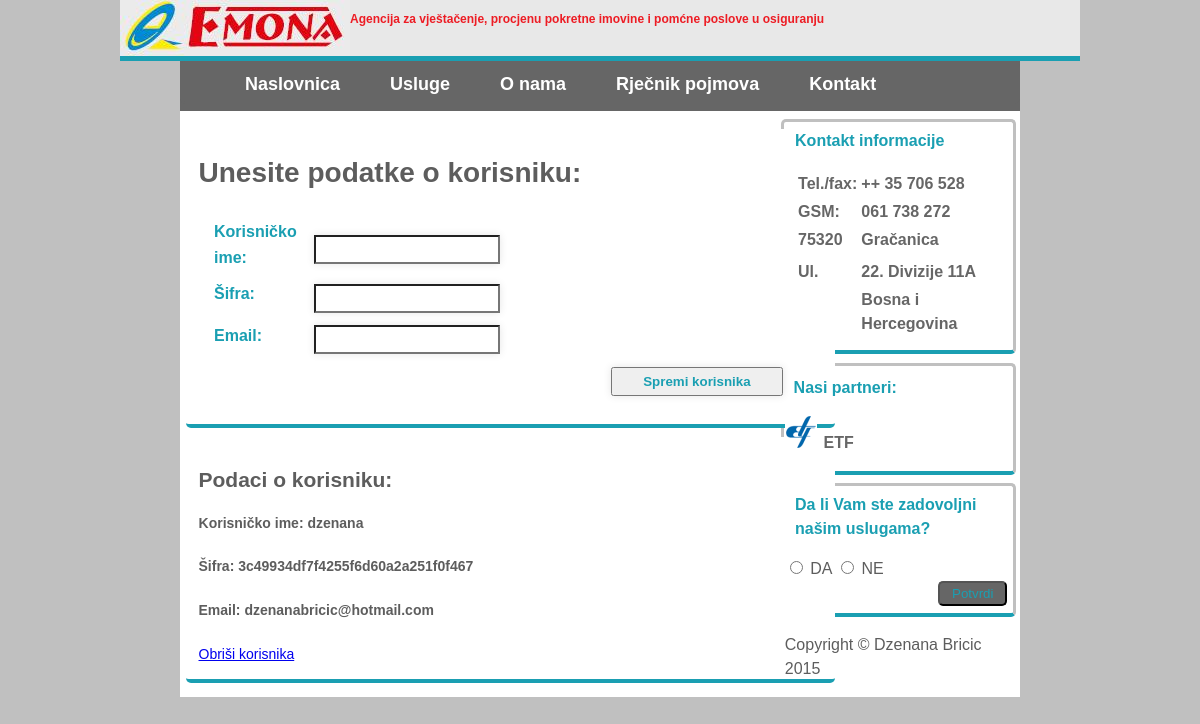
The app's page /kontakti.php with its own data.
### tables this page shows
CREATE TABLE IF NOT EXISTS `korisnik` (
  `id` int(11) NOT NULL AUTO_INCREMENT,
  `korisnickoIme` varchar(20) NOT NULL,
  `sifra` varchar(50) NOT NULL,
  `email` varchar(30) NOT NULL,
  PRIMARY KEY (`id`)
);

### kontakti.php (the view, shortened to what this page needs)
<!doctype html>
<html>
	<head>
	    <link rel="stylesheet" type="text/css" href="emona1.css">
	</head>
	<body class = "body">
		<div class = "logo">
					<a href="index.php"><img src="emona.jpg" alt = "Logo"></a>
					<p>Agencija za vještačenje, procjenu pokretne imovine i pomćne poslove u osiguranju</p>
		</div>
			<header class = "mainHeader">
				<nav>
					<ul>
						<li><a class = "active" href = "index.php">Naslovnica</a></li>
						<li><a href = "#" onclick = "return kliknuto (2,this)">Usluge</a>
						</li>
						<li><a href = "#" onclick ="ucitaj('onama')">O nama</a></li>
						<li><a href = "#" onclick ="ucitaj('rjecnik')">Rječnik pojmova</a></li>
						<li><a href = "#" onclick ="ucitaj('kontakt')">Kontakt</a></li>
					</ul>
				</nav>
			</header>
            <div id="sredina">
			<div class = "background">
			<div class = "maincontent">
			<div class = "content">
					<?php
                        $veza = new PDO("mysql:dbname=emona;host=localhost;charset=utf8", "dzenana", "dzenana06");
                         $veza->exec("set names utf8");
                         $komentar = $veza->query("select * from korisnik");
                         print "<div class='komentari'>";
                         print "<h1>Unesite podatke o korisniku:</h1>";
                         print "<form method = 'post' action = 'kontakti.php' class = 'formKomentari'>";
                         print "<table>";
                         print "<tr>";
                         print "<td><label>Korisničko ime:</label></td>";
                         print "<td><input type = 'text' id ='korisnickoIme'name ='korisnickoIme' ></input></td>";
                         print "</tr>";
                         print "<tr>";
                         print "<td><label>Šifra:</label></td>";
                         print "<td><input type = 'text' id ='sifra'name ='sifra' ></input></td>";
                         print "</tr>";
                         print "<tr>";
                         print "<td><label>Email: </label></td>";
                         print "<td><input type = 'email' id = 'email' name = 'email'></input></td>";
                         print "</tr>";
                         print "<tr>";
                         print "<td></td>";
                         print "<td><input type = 'submit' id = 'posalji' name = 'posalji' value = 'Spremi korisnika'></input></td>";
                         print "</tr>";
                         print "</table>";
                         print "</form>";
                         print "</div>";
                         foreach ($komentar as $vrijednost) {
                              print "<div class='komentari'>";
                               print "<h2>Podaci o korisniku: </h2>";
                              print "<h4 class='naslov'>Korisničko ime: ".$vrijednost['korisnickoIme']."</h4>";
                              print "<h4 class='naslov'>Šifra: ".$vrijednost['sifra']."</h4>";
                              print "<h4 class='naslov'>Email: ".$vrijednost['email']."</h4>";
		                      print "<a href= kontakti.php?obrisi=".$vrijednost['id'].">Obriši korisnika</a>";
                              print "</div>";
                              }
                    ?>
			</div>
			</div>
			<aside class = "bottom-sidebar">
				<article>
					<p>Kontakt informacije</p>
					<table>
						<tr>
							<td>Tel./fax:</td>
							<td>++ 35 706 528</td>
						</tr>
						<tr>
							<td>GSM:</td>
							<td>061 738 272</td>
						</tr>
						<tr>
							<td>75320</td>
							<td>Gračanica</td>
						</tr>
						<tr>
							<td></td>
						</tr>
						<tr>
							<td>Ul.</td>
							<td>22. Divizije 11A</td>
						</tr>
						<tr>
							<td></td>
							<td>Bosna i Hercegovina</td>
						</tr>
						<tr>
							<td></td>
							<td></td>
						</tr>
					</table>
				</article>
			</aside>
			<aside class = "top-sidebar">
				<article>
					<p>Nasi partneri:</p>
					<ul>
							<li><a href="http://c2.etf.unsa.ba/course/view.php?id=119">ETF</a></li>
					</ul>
				</article>
			</aside>
			<aside class = "middle-sidebar">
				<article>
					<p>Da li Vam ste zadovoljni našim uslugama?</p>
							<input type = "radio" name = "anketa" value = "Da"> DA
							<input type = "radio" name = "anketa" value = "Ne"> NE
					<button type = "submit">Potvrdi</button>
				</article>
			</aside>
			<footer id = "mainfooter">
			<p>Copyright &copy; Dzenana Bricic 2015  </p>
		</footer>
		</div>
            </div>
	</body>
</html>

### emona1.css (style rules this page uses)
.logo { background-color: #E8E8E8; border-bottom-color: #1A9FB2; border-bottom-width: 5px; border-bottom-style: solid; border-left-color: #666; border-right-color: #666; border-radius: 0%; height: 56px; width: 80%; margin-left: 10%; margin-right: 10%; }
.logo img { float: left; padding: 0; margin-bottom: 0; }
.logo p { padding-top:1%; margin: 0%; color: #ED1C24; font-weight: bold; font-size: 1.0vw; }
.background { background-color: white; width: 70%; margin: 0% 15% 0% 15%; padding:0; position: absolute; }
.mainHeader { background-color: #666; height: 50px; width:70%; margin: 0% 15% 0% 15%; }
.mainHeader nav { height: 40px; background-color: #666; border-bottom-color: #666; border-bottom-style: double; border-radius: 5px; -moz-border-radius: 5px; -webkit-border-radius: 5px; padding: 0; }
.mainHeader nav ul { list-style: none; margin: 0; position: relative; display: inline; background-color: #666; font-weight: bold; font-size: 18px; padding-top: 0; }
.mainHeader nav ul li { float: left; display: inline-block; font-weight: bold; cursor: pointer; }
.mainHeader nav .active { margin-left:40px; }
.mainHeader nav ul li a:link , .mainHeader nav ul li a:visited { color:#FFF; display: inline-block; padding: 10px 25px; height: 28px; text-decoration: none; }
.maincontent { margin-top: 1%; font-size: 14px; width:70%; border-radius: 5px; -moz-border-radius: 5px; -webkit-border-radius: 5px; line-height: 25px; margin-right: 2%; float: left; }
.content { float: left; margin-left: 0.5%; }
label { font-size: 16px; text-align: right; width: 150px; font-weight: bold; color: #1A9FB2; }
.top-sidebar { border-style: solid; border-color: silver; border-width: 3px; border-radius: 5px; -moz-border-radius: 5px; -webkit-border-radius: 5px; background-color: white; margin-top: 1%; margin-left: 71.5%; margin-right: 0.5%; border-bottom-color: #1A9FB2; border-bottom-width: 4px; border-bottom-style: solid; }
.top-sidebar ul li { text-decoration: none; list-style-image: url(bullet.ico); font-weight: bold; color: #666; }
.top-sidebar ul li a { text-decoration: none; font-weight: bold; color: #666; }
.top-sidebar p { font-weight: bold; color: #1A9FB2; margin: 10px 10PX; }
.middle-sidebar { border-style: solid; border-color: silver; border-width: 3px; border-radius: 5px; -moz-border-radius: 5px; -webkit-border-radius: 5px; background-color: white; margin-top: 1%; margin-left: 71.5%; margin-right: 0.5%; border-bottom-color: #1A9FB2; border-bottom-width: 4px; border-bottom-style: solid; }
.middle-sidebar p { font-weight: bold; color: #1A9FB2; margin-top: 3%; margin-left: 5%; }
.middle-sidebar button { margin-right: 1%; margin-bottom: 3%; color: #1A9FB2; font-family: Arial; background: #666; height: 25px; width: 30%; border-radius: 5px; margin-left: 67%; }
.bottom-sidebar { border-style: solid; border-color: silver; border-width: 3px; border-radius: 5px; -moz-border-radius: 5px; -webkit-border-radius: 5px; background-color: white; margin-top: 1%; margin-left: 71.5%; margin-right: 0.5%; border-bottom-color: #1A9FB2; border-bottom-width: 4px; border-bottom-style: solid; }
.bottom-sidebar p { font-weight: bold; color: #1A9FB2; margin-top: 3%; margin-left: 5%; }
.bottom-sidebar table { font-weight: bold; color: #666; margin-top: 3%; margin-left: 5%; margin-bottom: 3%; }
.komentari { width: 624px; border-style: solid; border-color: silver; border-width: 0px; border-radius: 5px; background-color: white; padding: 2% 2%; margin-top: 1.5%; margin-left: 0.5%; border-bottom-color: #1A9FB2; border-bottom-width: 4px; border-bottom-style: solid; }
.formKomentari { background-color: white; padding: 2% 2%; width: 500px; margin-top: 1.5%; }
#posalji { margin-left:310px; color: #1A9FB2; font-weight:bold; }
.formKomentari input, textarea, select { width: 40%; padding: 5px; margin-top: 2%; box-shadow: rgba(0, 0, 0, 0.1) 0px 0px 8px; margin-left: 3%; }

### records on screen
korisnik: korisnickoIme "dzenana", sifra "3c49934df7f4255f6d60a2a251f0f467", email "dzenanabricic@hotmail.com"
